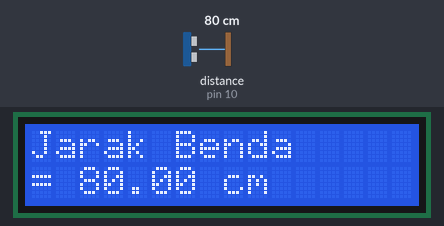
Simulated run of this sketch. Board: Arduino Uno, built with avr-gcc and run on an emulated ATmega328P. On the bench: 16×2 character LCD. Inputs (shaded band) come from the test bench; at power-on: distance to the obstacle (sensor on pin 10) 80 cm.

Above: at 1.2 s.
1.3 s: distance to the obstacle (sensor on pin 10) set to 2 cm
At 3.2 s:
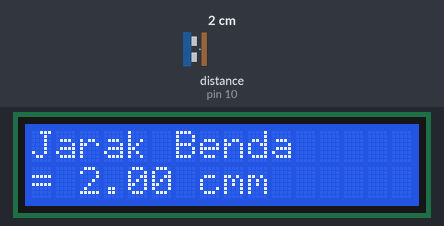
3.6 s: distance to the obstacle (sensor on pin 10) set to 4 cm
At 5.1 s:
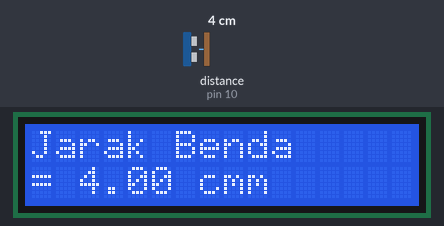
5.6 s: distance to the obstacle (sensor on pin 10) set to 9 cm
At 7.1 s:
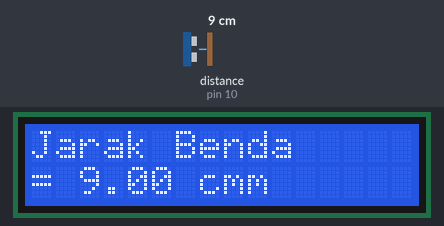
Timing chart, 0 to 8.6 s (numbered marks = the images above; inputs shaded):
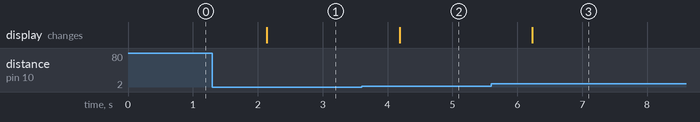

Measured:
- after the input at 1.3 s, the display: changes after 0.84 s (image 1)
- after the input at 3.6 s, the display: changes after 0.58 s (image 2)
- after the input at 5.6 s, the display: changes after 0.63 s (image 3)

The sketch:

sketch.ino
```cpp
#include <Wire.h>
#include <LiquidCrystal_I2C.h>
#include <HCSR04.h>

LiquidCrystal_I2C lcd (0x27,16,2);
UltraSonicDistanceSensor distanceSensor(11,10);

void setup() {
  Serial.begin(9600);
  lcd.init();
}

void loop() {
  lcd.backlight();
  lcd.setCursor(0,0);
  lcd.print("Jarak Benda");
  lcd.setCursor(0,1);
  lcd.print("= ");
  lcd.print(distanceSensor.measureDistanceCm());
  lcd.print(" cm");
  delay(1000);
}
```
